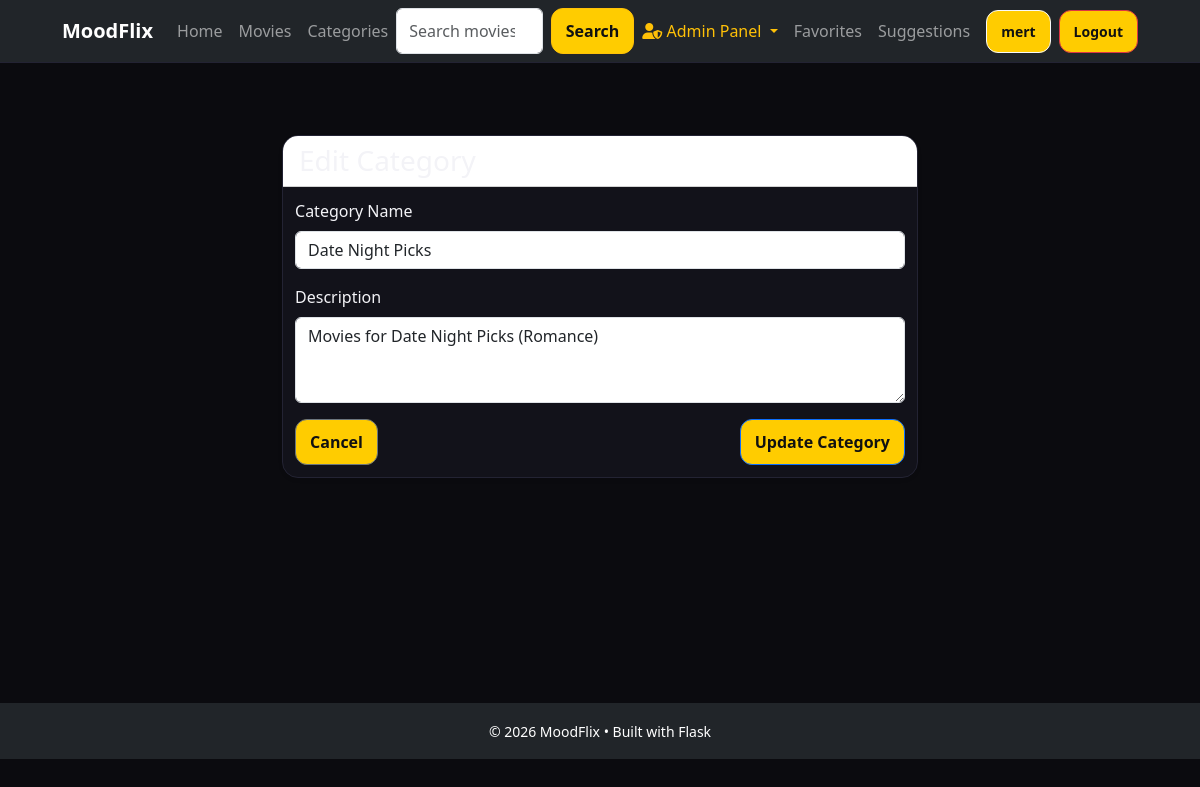
The app's page /admin/categories/10/edit (signed in) with its own data.
### app/models/user.py (models this page shows, shortened)
class User(UserMixin, db.Model):
    __tablename__ = "users"
    id = db.Column(db.Integer, primary_key=True)
    email = db.Column(db.String(120), unique=True, nullable=False)
    username = db.Column(db.String(50), nullable=False)
    password_hash = db.Column(db.String(128), nullable=False)
    role = db.Column(db.String(20), nullable=False, default="user")  # "user" or "admin"
    created_at = db.Column(db.DateTime, nullable=False, default=datetime.utcnow)
    is_active = db.Column(db.Boolean, nullable=False, default=True)
    comments = db.relationship('Comment', backref='user', lazy='dynamic', cascade='all, delete-orphan')
    ratings = db.relationship('Rating', backref='user', lazy='dynamic', cascade='all, delete-orphan')
    favorites = db.relationship('Favorite', backref='user', lazy='dynamic', cascade='all, delete-orphan')
    suggestions = db.relationship('Suggestion', backref='user', lazy='dynamic', cascade='all, delete-orphan')

### app/models/mood_category.py (models this page shows, shortened)
class MoodCategory(db.Model):
    __tablename__ = "mood_categories"
    id = db.Column(db.Integer, primary_key=True)
    name = db.Column(db.String(255), nullable=False)
    description = db.Column(db.Text, nullable=True)

### app/controllers/admin_controller.py (the view, shortened to what this page needs)
@admin_bp.route("/categories/<int:category_id>/edit", methods=["GET", "POST"])
def edit_category(category_id: int):
    guard = _require_admin()
    if guard:
        return guard
    if request.method == "GET":
        categories = AdminService.adminListCategories()
        category = next((c for c in categories if c.id == category_id), None)
        return render_template("admin/edit_category.html", category=category)

### app/__init__.py (called while the page is built)
def init_extensions(app: Flask) -> None:
    db.init_app(app)
    import_models()
    migrate.init_app(app, db)
    login_manager.init_app(app)
    login_manager.login_view = "auth.login"
    from app.models.user import User
    @login_manager.user_loader
    def load_user(user_id):
        return User.query.get(int(user_id))

### app/controllers/admin_controller.py (called while the page is built)
def _require_admin():
    if not current_user.is_authenticated:
        flash("Please log in as admin.", "error")
        return redirect(url_for("auth.login"))
    if getattr(current_user, "role", None) != "admin":
        flash("Admin access required.", "error")
        return redirect(url_for("home.index"))
    return None

### app/services/admin_service.py (called while the page is built)
    @staticmethod
    def adminListCategories() -> list[MoodCategory]:
        return MoodCategory.query.order_by(MoodCategory.name.asc()).all()

### app/views/templates/admin/edit_category.html (shortened to what this page needs)
{% extends "base.html" %}
{% block content %}
<div class="container mt-5">
    <div class="row justify-content-center">
        <div class="col-md-8">
            <div class="card shadow-sm">
                <div class="card-header bg-white">
                    <h3 class="mb-0">Edit Category</h3>
                </div>
                <div class="card-body">
                    <form action="{{ url_for('admin.edit_category', category_id=category.id) }}" method="POST">
                        <div class="mb-3">
                            <label for="name" class="form-label">Category Name</label>
                            <input type="text" class="form-control" id="name" name="name" value="{{ category.name }}" required>
                        </div>
                        <div class="mb-3">
                            <label for="description" class="form-label">Description</label>
                            <textarea class="form-control" id="description" name="description" rows="3">{{ category.description }}</textarea>
                        </div>
                        <div class="d-flex justify-content-between">
                            <a href="{{ url_for('admin.list_categories') }}" class="btn btn-outline-secondary">Cancel</a>
                            <button type="submit" class="btn btn-primary">Update Category</button>
                        </div>
                    </form>
                </div>
            </div>
        </div>
    </div>
</div>
{% endblock %}

### app/views/templates/base.html (shortened to what this page needs)
<!doctype html>
<html lang="en">
<head>
  <link href="https://cdn.jsdelivr.net/npm/bootstrap@5.3.0/dist/css/bootstrap.min.css" rel="stylesheet">
  <link rel="stylesheet" href="https://cdnjs.cloudflare.com/ajax/libs/font-awesome/6.0.0/css/all.min.css">
  <link rel="stylesheet" href="{{ url_for('static', filename='css/style.css') }}">
</head>
<body>
  <nav class="navbar navbar-expand-lg navbar-dark bg-dark sticky-top" style = "z-index: 1050;">
    <div class="container">
      <a href="{{ url_for('home.index') }}" class="navbar-brand fw-bold">MoodFlix</a>
      <div class="collapse navbar-collapse" id="navbarNav">
        <ul class="navbar-nav me-auto">
            <li class="nav-item">
                <a class="nav-link" href="{{ url_for('home.index') }}"> Home </a>
            </li>
            <li class="nav-item">
                <a class="nav-link" href="{{ url_for('movie.list_movies') }}"> Movies </a>
            </li>
            <li class="nav-item">
                <a class="nav-link" href="{{ url_for('movie.list_categories') }}"> Categories </a>
            </li>
        </ul>
        <form class="d-flex mx-auto" method="GET" action="{{ url_for('home.search_movies') }}">
            <input class="form-control me-2" type="search" name="q" placeholder="Search movies..." value="{{ request.args.get('q', '') }}">
            <button class="btn btn-outline-warning" type="submit">Search</button>
        </form>
        <ul class="navbar-nav ms-auto align-items-center">
            {% if current_user.is_authenticated %}
                {% if current_user.role == 'admin' %}
                <li class="nav-item dropdown">
                    <a class="nav-link dropdown-toggle text-warning" href="#" id="adminDropdown" role="button" data-bs-toggle="dropdown" aria-expanded="false">
                        <i class="fas fa-user-shield"></i> Admin Panel
                    </a>
                </li>
                {% endif %}
                <li class="nav-item">
                    <a class="nav-link" href="{{ url_for('favorite.list_favorites') }}">Favorites</a>
                </li>
                <li class="nav-item">
                    <a class="nav-link" href="{{ url_for('suggestion.list_suggestions') }}">Suggestions</a>
                </li>
                <li class="nav-item ms-2">
                    <a class="btn btn-sm btn-outline-light" href="{{ url_for('auth.view_profile', user_id=current_user.id) }}">
                        {{ current_user.username }}
                    </a>
                </li>
                <li class="nav-item ms-2">
                    <form action="{{ url_for('auth.logout') }}" method="POST" class="d-inline">
                        <button type="submit" class="btn btn-sm btn-danger">Logout</button>
                    </form>
                </li>
            {% endif %}
        </ul>
      </div>
    </div>
  </nav>
  <main class="container py-4" style="min-height: 80vh;">
    {% block content %}{% endblock %}
  </main>
  <footer class="bg-dark text-white text-center py-3 mt-auto">
    <div class="container">
      <small>© 2026 MoodFlix • Built with Flask</small>
    </div>
  </footer>
</body>
</html>

### app/views/static/css/style.css (style rules this page uses)
:root { --bg: #0b0b0f; --panel: #12121a; --text: #f3f3f7; --muted: #a7a7b6; --line: #232333; --accent: #ffcc00; }
* { box-sizing: border-box; }
body { margin: 0; font-family: system-ui, -apple-system, Segoe UI, Roboto, Arial; background: var(--bg); color: var(--text); }
.container { width: min(1100px, 92%); margin: 0 auto; }
.navbar { position: sticky; top: 0; background: rgba(11, 11, 15, 0.9); border-bottom: 1px solid var(--line); }
.btn { padding: 10px 14px; border-radius: 12px; background: var(--accent); color: #111; text-decoration: none; font-weight: 700; }
.card { background: var(--panel); border: 1px solid var(--line); border-radius: 16px; overflow: hidden; text-decoration: none; color: inherit; }
.card-body { padding: 12px; }

### records on screen
User: username "mert"
MoodCategory: name "Date Night Picks", description "Movies for Date Night Picks (Romance)"
